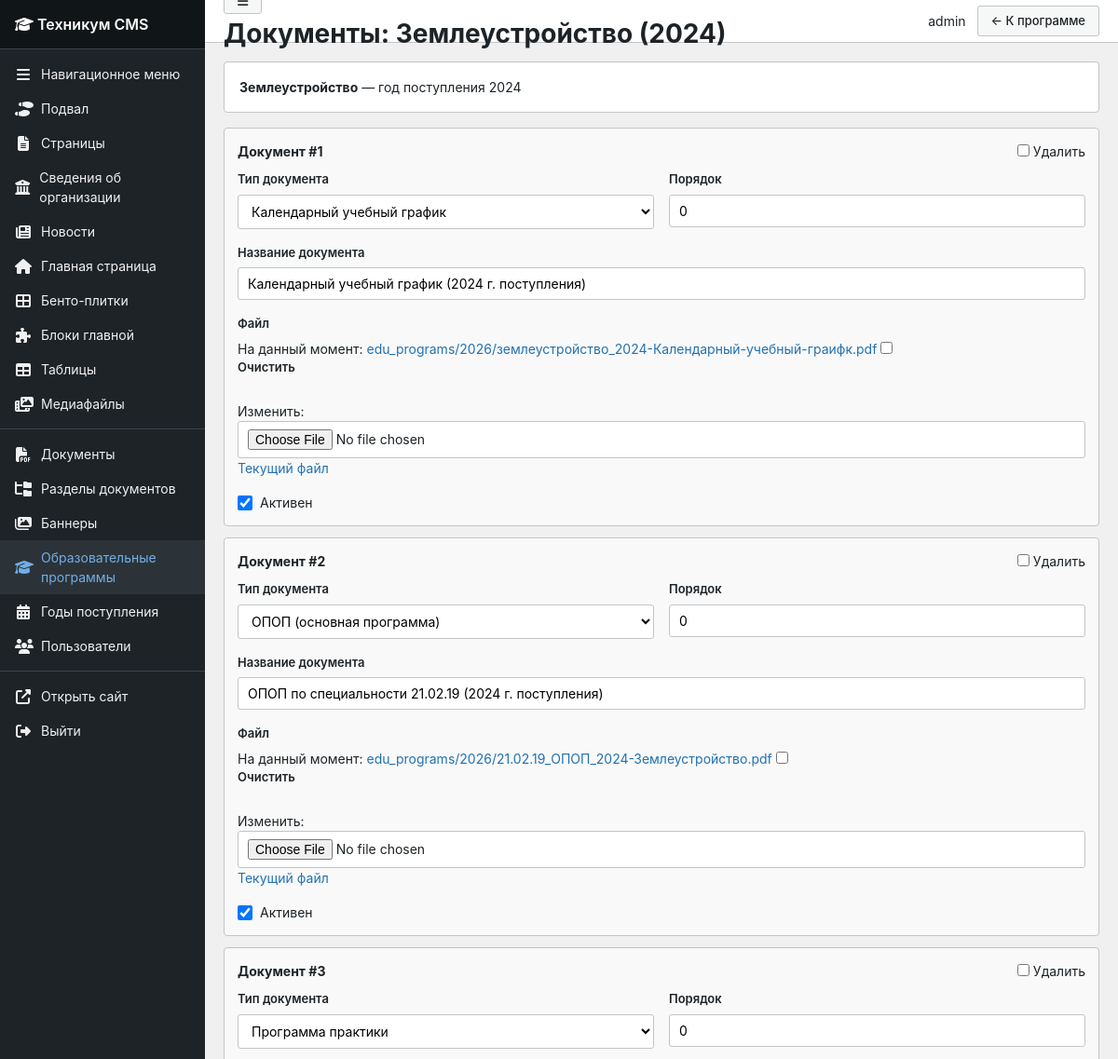
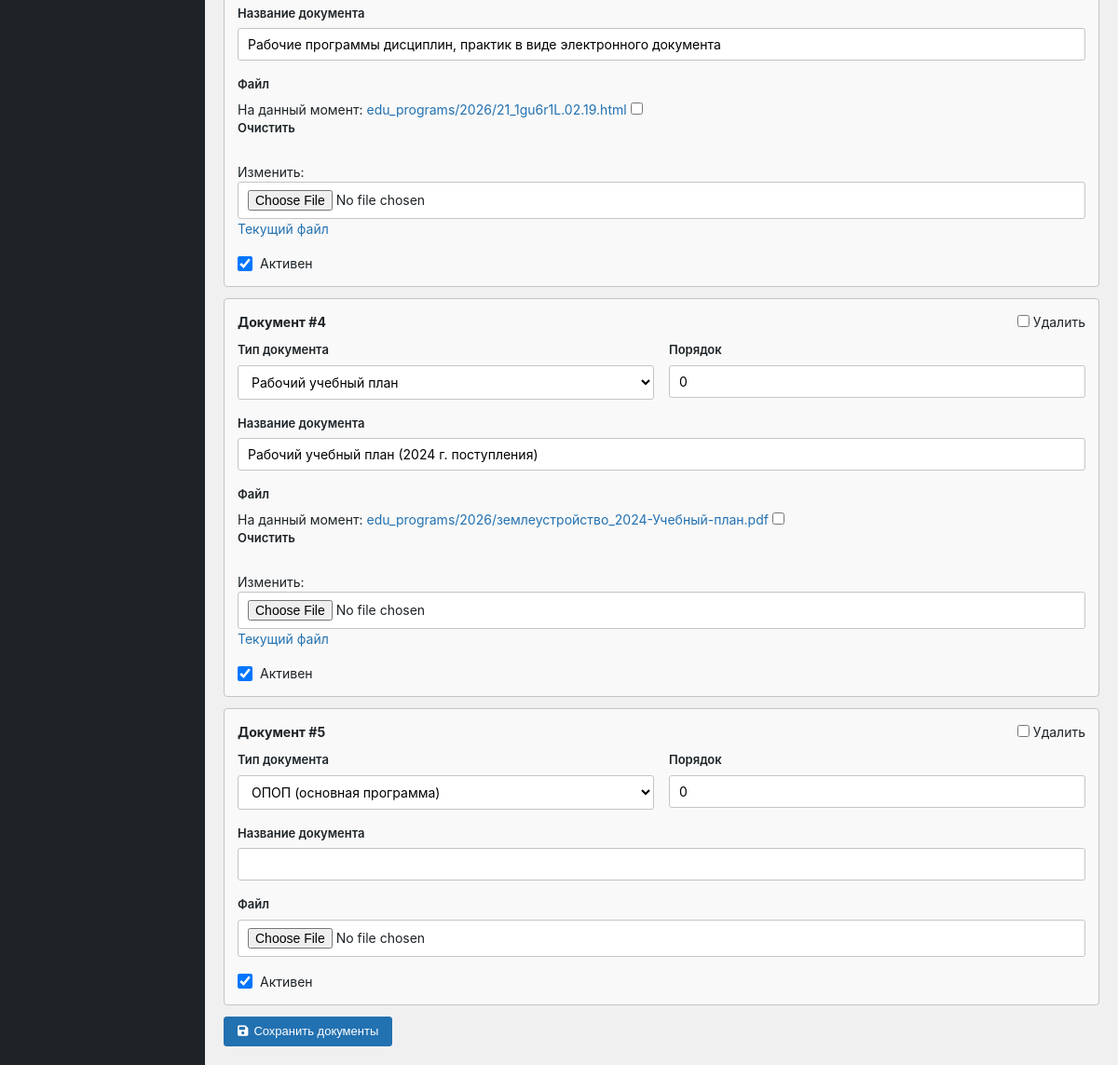
The page /panel/programs/year/1/docs/ (signed in) on the database as committed earlier (2 pictures, top to bottom).
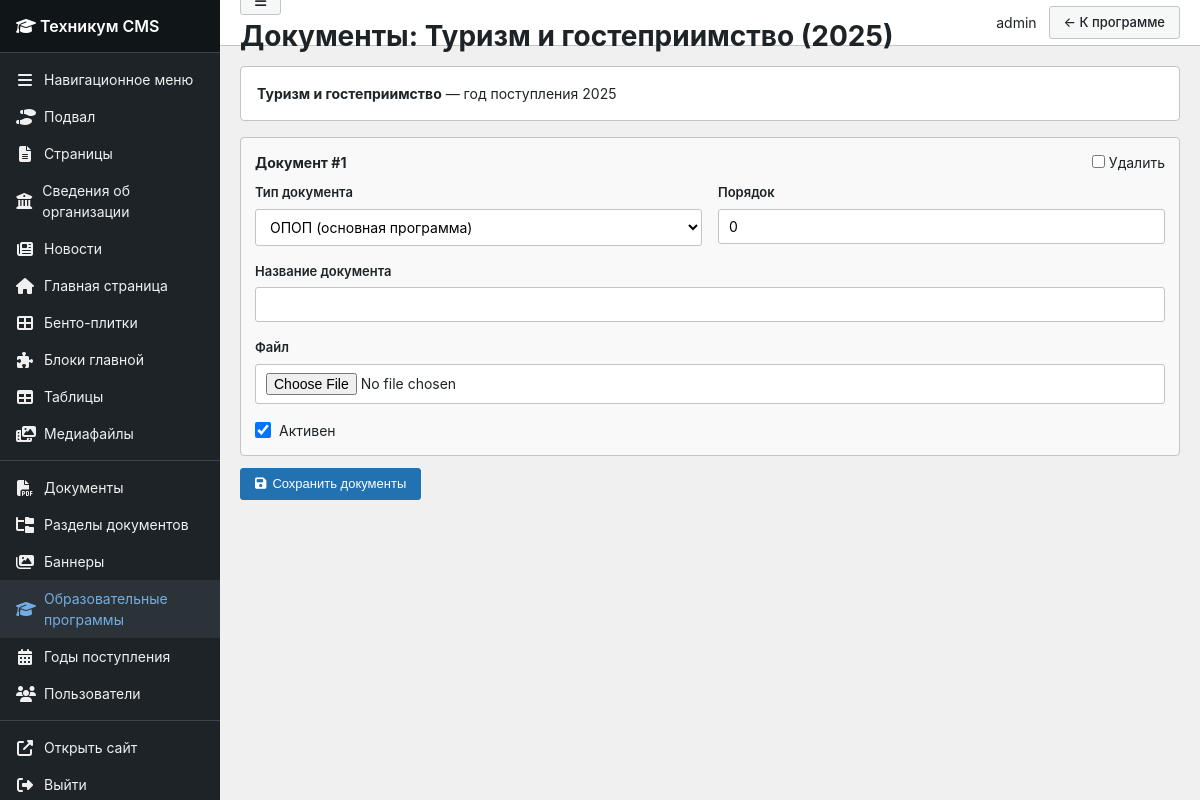
The same page on the database as committed later.
### cms/models.py (models this page shows, shortened)
class EducationalProgram(models.Model):
    page = models.ForeignKey(
        Page,
        on_delete=models.CASCADE,
        related_name='edu_programs',
        verbose_name='Страница',
        null=True, blank=True
    )
    code = models.CharField('Код специальности', max_length=20, blank=True)
    title = models.CharField('Название специальности', max_length=300)
    qualification = models.CharField('Квалификация', max_length=200, blank=True)
    duration = models.CharField('Срок обучения', max_length=100, blank=True)
    form = models.CharField('Форма обучения', max_length=100, blank=True, default='Очная')
    icon = models.CharField(
        'Иконка FontAwesome',
        max_length=100,
        default='fas fa-graduation-cap',
        blank=True,
        help_text='Например: fas fa-calculator',
    )
    description = models.TextField('Описание (для карточки)', blank=True)
    image = models.ImageField('Изображение', upload_to='programs/', blank=True)
    show_on_homepage = models.BooleanField('Показывать на главной', default=True)
    order = models.IntegerField('Порядок', default=0)
    is_active = models.BooleanField('Активна', default=True)
    class Meta:
        verbose_name = 'Образовательная программа'
        verbose_name_plural = 'Образовательные программы'
        ordering = ['order', 'code']

class AdmissionYear(models.Model):
    program = models.ForeignKey(
        EducationalProgram,
        on_delete=models.CASCADE,
        related_name='years',
        verbose_name='Программа'
    )
    year = models.IntegerField('Год поступления')
    order = models.IntegerField('Порядок', default=0)
    is_active = models.BooleanField('Активен', default=True)
    class Meta:
        verbose_name = 'Год поступления'
        verbose_name_plural = 'Годы поступления'
        ordering = ['-year']
        unique_together = [('program', 'year')]

### cms/panel_views.py (the view)
# urls.py: path('programs/year/<int:year_pk>/docs/', panel_views.program_docs, name='program_docs'),
@staff_required
def program_docs(request, year_pk):
    year = get_object_or_404(AdmissionYear, pk=year_pk)
    if request.method == 'POST':
        formset = ProgramDocumentFormSet(request.POST, request.FILES, instance=year)
        if _handle_formset(formset, request):
            messages.success(request, 'Документы программы сохранены')
            return redirect('panel:program_docs', year_pk=year.pk)
    else:
        formset = ProgramDocumentFormSet(instance=year)
    return render(request, 'panel/program_docs_form.html', {
        'formset': formset,
        'year': year,
        'program': year.program,
        'active_menu': 'programs',
        'title': f'Документы: {year.program.title} ({year.year})',
        'back_url': reverse('panel:program_edit', kwargs={'pk': year.program.pk}),
    })

### cms/context_processors.py (called while the page is built)
def _dedupe_root_menu(items):
    items = list(items)
    best = {}
    for item in items:
        key = (item.title or '').strip().casefold()
        if not key:
            continue
        children = item.get_children().filter(is_active=True).count()
        score = (1 if item.page_id else 0, children, -item.order, item.pk)
        prev = best.get(key)
        if prev is None or score > prev[1]:
            best[key] = (item.pk, score)
    keep = {pk for pk, _ in best.values()}
    return [item for item in items if item.pk in keep]

def get_root_menu_items():
    menu_items = MenuItem.objects.filter(
        parent=None, is_active=True
    ).order_by('order', 'title')
    return _dedupe_root_menu(menu_items)

def site_context(request):
    homepage = HomePage.load()
    return {
        'site_settings': homepage,
        'menu_items': get_root_menu_items(),
    }

### cms/models.py (called while the page is built)
    @classmethod
    def load(cls):
        obj, created = cls.objects.get_or_create(pk=1)
        return obj

### cms/panel_views.py (called while the page is built)
def staff_required(view_func):
    decorated = login_required(
        user_passes_test(lambda u: u.is_staff)(view_func)
    )
    return decorated

### templates/panel/program_docs_form.html (shortened to what this page needs)
{% extends 'panel/base.html' %}
{% block topbar_actions %}
<a href="{{ back_url }}" class="btn btn-secondary">← К программе</a>
{% endblock %}
{% block content %}
<div class="wp-card" style="margin-bottom:16px;">
    <div class="wp-card-body">
        <strong>{{ program.title }}</strong> — год поступления {{ year.year }}
    </div>
</div>
<form method="post" enctype="multipart/form-data">
    {% for f in formset %}
    <div class="formset-row">
        <div class="formset-header">
            <strong>Документ #{{ forloop.counter }}</strong>
            {% if f.DELETE %}<label>{{ f.DELETE }} Удалить</label>{% endif %}
        </div>
        <div class="form-row">
            <div class="form-group">
                <label>{{ f.doc_type.label }}</label>
                {{ f.doc_type }}
            </div>
            <div class="form-group">
                <label>{{ f.order.label }}</label>
                {{ f.order }}
            </div>
        </div>
        <div class="form-group">
            <label>{{ f.title.label }}</label>
            {{ f.title }}
        </div>
        <div class="form-group">
            <label>{{ f.file.label }}</label>
            {{ f.file }}
            {% if f.instance.file %}
            <a href="{{ f.instance.file.url }}" target="_blank">Текущий файл</a>
            {% endif %}
        </div>
        <div class="form-check">{{ f.is_active }} <label>{{ f.is_active.label }}</label></div>
    </div>
    {% endfor %}
    <button type="submit" class="btn btn-primary"><i class="fas fa-save"></i> Сохранить документы</button>
</form>
{% endblock %}

### templates/panel/base.html (shortened to what the changed rows need)
{% load static %}
<!DOCTYPE html>
<html lang="ru">
<head>
    <link rel="stylesheet" href="https://cdnjs.cloudflare.com/ajax/libs/font-awesome/6.4.0/css/all.min.css">
    <link rel="stylesheet" href="{% static 'panel/admin.css' %}">
</head>
<body class="{% block body_class %}{% endblock %}">
<div class="wp-admin">
    <div class="wp-main">
        <header class="wp-topbar">
            <div class="wp-topbar-left">
                <button type="button" class="btn btn-secondary btn-sidebar-toggle" id="btn-sidebar-toggle" title="Свернуть / развернуть меню" aria-label="Свернуть меню">
                    <i class="fas fa-bars"></i>
                </button>
                <h1>{{ title|default:"Панель управления" }}</h1>
            </div>
        </header>
        <div class="wp-content">
            {% block content %}{% endblock %}
        </div>
    </div>
</div>
</body>
</html>

Rows that differ between the two databases and show on the page:
changed EducationalProgram: title "Землеустройство" → "Туризм и гостеприимство"
changed AdmissionYear: year "2024" → "2025"
Other text that changed with them:
{{ title|default:"Панель управления" }}: "Документы: Землеустройство (2024)" → "Документы: Туризм и гостеприимство (2025)"
form field doc_type: "Календарный учебный график" → "ОПОП (основная программа)"
form field title: "Календарный учебный график (2024 г. поступления)" → (not shown)
list line gone: "На данный момент: edu_programs/2026/землеустройство_2024-Календарный-учебный-граифк.pdf Очистить Изменить: ☐ Текущий файл"
list line gone: "Документ # 2 ☐ Удалить Тип документа ОПОП (основная программа) Порядок 0 Название документа ОПОП по специальности 21.02.19 (2024 г. поступления) Файл На данный момент: edu_programs/2026/21.02.19_ОПОП_2024-Землеустройство.pdf Очистить Изменить: ☐  Текущий файл ☑ Активен"
list line gone: "Документ # 3 ☐ Удалить Тип документа Программа практики Порядок 0 Название документа Рабочие программы дисциплин, практик в виде электронного документа Файл На данный момент: edu_programs/2026/21_1gu6r1L.02.19.html Очистить Изменить: ☐  Текущий файл ☑ Активен"
list line gone: "Документ # 4 ☐ Удалить Тип документа Рабочий учебный план Порядок 0 Название документа Рабочий учебный план (2024 г. поступления) Файл На данный момент: edu_programs/2026/землеустройство_2024-Учебный-план.pdf Очистить Изменить: ☐  Текущий файл ☑ Активен"
list line gone: "Документ # 5 ☐ Удалить Тип документа ОПОП (основная программа) Порядок 0 Название документа  Файл  ☑ Активен"
